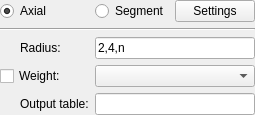
<?xml version="1.0" encoding="UTF-8"?>
<!--
SPDX-FileCopyrightText: 2014 - 2015 Jorge Gil <jorge.gil@ucl.ac.uk>
SPDX-FileCopyrightText: 2014 - 2015 UCL

SPDX-License-Identifier: GPL-2.0-or-later
-->
<ui version="4.0">
    <class>DepthmapCLISettingsWidget</class>
    <widget class="QWidget" name="axialDepthmapTab">
        <attribute name="title">
            <string>depthmapX remote</string>
        </attribute>
        <layout class="QVBoxLayout" name="verticalLayout">
            <property name="margin">
                <number>0</number>
            </property>
            <item>
                <layout class="QHBoxLayout" name="axialDepthmapAnalysisLayout">
                </layout>
            </item>
            <item>
                <layout class="QGridLayout" name="axialDepthmapSettingsLayout">
                    <item row="0" column="0">
                        <widget class="QRadioButton" name="axialDepthmapAxialRadio">
                            <property name="text">
                                <string>Axial</string>
                            </property>
                            <property name="checked">
                                <bool>true</bool>
                            </property>
                        </widget>
                    </item>
                    <item row="0" column="1" colspan="2">
                        <widget class="QRadioButton" name="axialDepthmapSegmentRadio">
                            <property name="text">
                                <string>Segment</string>
                            </property>
                        </widget>
                    </item>
                    <item row="0" column="3">
                        <widget class="QPushButton" name="axialDepthmapSettingsButton">
                            <property name="text">
                                <string>Settings</string>
                            </property>
                        </widget>
                    </item>
                    <item row="1" column="0" colspan="4">
                        <widget class="Line" name="line">
                            <property name="orientation">
                                <enum>Qt::Horizontal</enum>
                            </property>
                        </widget>
                    </item>
                    <item row="2" column="0">
                        <layout class="QHBoxLayout" name="axialDepthmapAnalysisLayout">
                            <property name="spacing">
                                <number>0</number>
                            </property>
                            <item>
                                <spacer>
                                    <property name="orientation">
                                        <enum>Qt::Horizontal</enum>
                                    </property>
                                    <property name="sizeType">
                                        <enum>QSizePolicy::Fixed</enum>
                                    </property>
                                    <property name="sizeHint" stdset="0">
                                        <size>
                                            <width>20</width>
                                            <height>0</height>
                                        </size>
                                    </property>
                                </spacer>
                            </item>
                            <item>
                                <widget class="QLabel" name="axialDepthmapRadiusLabel">
                                    <property name="text">
                                        <string>Radius:</string>
                                    </property>
                                    <property name="alignment">
                                        <set>Qt::AlignLeading|Qt::AlignLeft|Qt::AlignVCenter</set>
                                    </property>
                                </widget>
                            </item>
                        </layout>
                    </item>
                    <item row="2" column="1" colspan="3">
                        <widget class="QLineEdit" name="axialDepthmapRadiusText">
                            <property name="text">
                                <string>2,4,n</string>
                            </property>
                        </widget>
                    </item>
                    <item row="3" column="0">
                        <widget class="QCheckBox" name="axialDepthmapWeightCheck">
                            <property name="layoutDirection">
                                <enum>Qt::LeftToRight</enum>
                            </property>
                            <property name="text">
                                <string>Weight:</string>
                            </property>
                        </widget>
                    </item>
                    <item row="3" column="1" colspan="3">
                        <widget class="QComboBox" name="axialDepthmapWeightCombo"/>
                    </item>
                    <item row="4" column="0">
                        <layout class="QHBoxLayout" name="axialDepthmapAnalysisLayout">
                            <property name="spacing">
                                <number>0</number>
                            </property>
                            <item>
                                <spacer>
                                    <property name="orientation">
                                        <enum>Qt::Horizontal</enum>
                                    </property>
                                    <property name="sizeType">
                                        <enum>QSizePolicy::Fixed</enum>
                                    </property>
                                    <property name="sizeHint" stdset="0">
                                        <size>
                                            <width>20</width>
                                            <height>0</height>
                                        </size>
                                    </property>
                                </spacer>
                            </item>
                            <item>
                                <widget class="QLabel" name="axialDepthmapRadiusLabel">
                                    <property name="text">
                                        <string>Output table:</string>
                                    </property>
                                    <property name="alignment">
                                        <set>Qt::AlignLeading|Qt::AlignLeft|Qt::AlignVCenter</set>
                                    </property>
                                </widget>
                            </item>
                        </layout>
                    </item>
                    <item row="4" column="1" colspan="3">
                        <widget class="QLineEdit" name="axialDepthmapOutputText">
                            <property name="sizePolicy">
                                <sizepolicy hsizetype="MinimumExpanding" vsizetype="Fixed">
                                    <horstretch>0</horstretch>
                                    <verstretch>0</verstretch>
                                </sizepolicy>
                            </property>
                        </widget>
                    </item>
                </layout>
            </item>
        </layout>
    </widget>
</ui>
